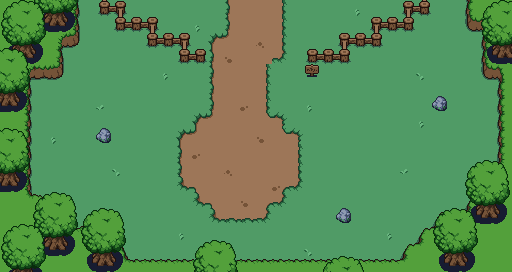

A level layout from a 2D game, rendered from its tile map. Below: a short description, then the map file with its tile-grid data intact:
An orthogonal 32x17 tile map with 16x16 px tiles, 5 tile layers (floor, decors, collisions, trees, ...), 6 tilesets.

<map version="1.8" tiledversion="1.8.2" orientation="orthogonal" renderorder="right-down" width="32" height="17" tilewidth="16" tileheight="16" infinite="0" nextlayerid="9" nextobjectid="1">
 <tileset firstgid="1" source="../tilesets/grass.tsx" />
 <tileset firstgid="2" name="decor_8x8" tilewidth="8" tileheight="8" tilecount="16" columns="4">
  <image source="../tilesets/decor_8x8.png" width="32" height="32" />
 </tileset>
 <tileset firstgid="18" source="../tilesets/objects1.tsx" />
 <tileset firstgid="30" source="../tilesets/plains.tsx" />
 <tileset firstgid="102" source="../tilesets/fences.tsx" />
 <tileset firstgid="118" source="../tilesets/tree.tsx" />
 <layer id="1" name="floor" width="32" height="17">
  <data encoding="csv">
1,1,1,1,1,1,1,1,1,1,1,1,1,1,37,38,38,39,1,1,1,1,1,1,1,1,1,1,1,1,1,1,
1,1,1,1,1,1,1,1,1,1,1,1,1,1,37,38,38,39,1,1,1,1,1,1,1,1,1,1,1,1,1,1,
1,1,1,1,1,1,1,1,1,1,1,1,1,31,41,38,38,39,1,1,1,1,1,1,1,1,1,1,1,1,1,1,
1,1,1,1,1,1,1,1,1,1,1,1,1,37,38,38,38,45,1,1,1,1,1,1,1,1,1,1,1,1,1,1,
1,1,1,1,1,1,1,1,1,1,1,1,1,37,38,38,39,1,1,1,1,1,1,1,1,1,1,1,1,1,1,1,
1,1,1,1,1,1,1,1,1,1,1,1,1,37,38,38,39,1,1,1,1,1,1,1,1,1,1,1,1,1,1,1,
1,1,1,1,1,1,1,1,1,1,1,1,1,37,38,38,39,1,1,1,1,1,1,1,1,1,1,1,1,1,1,1,
1,1,1,1,1,1,1,1,1,1,1,1,31,41,38,38,40,33,1,1,1,1,1,1,1,1,1,1,1,1,1,1,
1,1,1,1,1,1,1,1,1,1,1,31,41,38,38,38,38,40,33,1,1,1,1,1,1,1,1,1,1,1,1,1,
1,1,1,1,1,1,1,1,1,1,1,37,38,38,38,38,38,38,39,1,1,1,1,1,1,1,1,1,1,1,1,1,
1,1,1,1,1,1,1,1,1,1,1,37,38,38,38,38,38,38,39,1,1,1,1,1,1,1,1,1,1,1,1,1,
1,1,1,1,1,1,1,1,1,1,1,43,35,38,38,38,38,34,45,1,1,1,1,1,1,1,1,1,1,1,1,1,
1,1,1,1,1,1,1,1,1,1,1,1,43,35,38,38,34,45,1,1,1,1,1,1,1,1,1,1,1,1,1,1,
1,1,1,1,1,1,1,1,1,1,1,1,1,43,44,44,45,1,1,1,1,1,1,1,1,1,1,1,1,1,1,1,
1,1,1,1,1,1,1,1,1,1,1,1,1,1,1,1,1,1,1,1,1,1,1,1,1,1,1,1,1,1,1,1,
1,1,1,1,1,1,1,1,1,1,1,1,1,1,1,1,1,1,1,1,1,1,1,1,1,1,1,1,1,1,1,1,
1,1,1,1,1,1,1,1,1,1,1,1,1,1,1,1,1,1,1,1,1,1,1,1,1,1,1,1,1,1,1,1
</data>
 </layer>
 <layer id="8" name="decors" width="32" height="17">
  <data encoding="csv">
0,0,0,0,0,0,0,0,0,0,0,0,0,0,0,0,0,0,0,0,0,0,5,0,0,0,0,0,0,0,0,0,
0,0,0,0,0,0,0,0,0,0,0,0,5,0,0,0,0,0,0,0,0,0,0,0,0,0,0,0,0,0,0,0,
0,0,0,0,0,0,0,0,0,0,0,0,0,0,0,0,15,0,0,0,0,0,0,0,0,0,0,0,0,0,0,0,
0,0,0,0,0,0,0,0,0,0,0,0,0,0,16,0,0,0,0,0,0,0,0,0,0,0,0,0,0,0,0,0,
0,0,0,0,0,0,0,0,0,0,5,0,0,0,0,0,0,0,0,0,0,0,0,0,0,0,2,0,0,0,0,0,
0,0,0,0,0,0,0,0,0,0,0,0,0,0,0,0,0,0,0,0,0,0,0,0,0,0,0,0,0,0,0,0,
0,0,0,0,0,0,3,0,0,0,0,0,0,0,0,14,0,0,0,5,0,0,0,0,0,0,0,0,0,0,0,0,
0,0,0,0,0,0,0,0,0,0,0,0,0,0,0,0,0,0,0,0,0,0,0,0,0,0,5,0,0,0,0,0,
0,0,0,5,0,0,0,0,0,0,0,0,0,0,0,0,16,0,0,0,0,0,0,0,0,0,0,0,0,0,0,0,
0,0,0,0,0,0,0,0,0,0,0,0,14,0,0,0,0,0,0,0,0,0,0,0,0,0,0,0,0,0,0,0,
0,0,0,0,0,0,0,2,0,0,0,0,0,0,15,0,0,0,0,0,0,0,0,0,0,3,0,0,0,0,0,0,
0,0,0,0,0,0,0,0,0,0,0,0,0,0,0,0,0,14,0,0,0,0,0,0,0,0,0,0,0,0,0,0,
0,0,0,0,0,0,0,0,0,0,0,0,0,0,0,16,0,0,0,0,0,0,0,0,0,0,0,0,0,0,0,0,
0,0,0,0,0,0,0,0,0,0,0,0,0,0,0,0,0,0,0,0,0,0,0,0,0,0,0,0,0,0,0,0,
0,0,0,0,0,0,0,0,0,0,0,5,0,0,0,0,0,0,0,0,0,0,0,0,5,0,0,0,0,0,0,0,
0,0,0,0,0,0,0,0,0,0,0,0,0,0,0,0,0,0,0,2,0,0,0,0,0,0,0,0,0,0,0,0,
0,0,0,0,0,0,0,0,0,0,0,0,0,0,0,0,0,0,0,0,0,0,0,0,0,0,0,0,0,0,0,0
</data>
 </layer>
 <layer id="4" name="collisions" width="32" height="17">
  <data encoding="csv">
62,62,62,62,63,0,111,105,0,0,0,0,0,0,0,0,0,0,0,0,0,0,0,0,0,103,113,0,0,61,62,62,
62,62,62,62,63,0,0,111,116,105,0,0,0,0,0,0,0,0,0,0,0,0,0,103,116,113,0,0,0,67,59,62,
62,62,62,58,69,0,0,0,0,111,116,105,0,0,0,0,0,0,0,0,0,103,116,113,0,0,0,0,0,0,61,62,
62,62,62,63,0,0,0,0,0,0,0,111,117,0,0,0,0,0,0,115,116,113,0,0,0,0,0,0,0,0,61,62,
62,58,68,69,0,0,0,0,0,0,0,0,0,0,0,0,0,0,0,18,0,0,0,0,0,0,0,0,0,0,67,59,
62,63,0,0,0,0,0,0,0,0,0,0,0,0,0,0,0,0,0,0,0,0,0,0,0,0,0,0,0,0,0,61,
62,63,0,0,0,0,0,0,0,0,0,0,0,0,0,0,0,0,0,0,0,0,0,0,0,0,0,24,0,0,0,61,
62,63,0,0,0,0,0,0,0,0,0,0,0,0,0,0,0,0,0,0,0,0,0,0,0,0,0,0,0,0,0,61,
62,63,0,0,0,0,24,0,0,0,0,0,0,0,0,0,0,0,0,0,0,0,0,0,0,0,0,0,0,0,0,61,
62,63,0,0,0,0,0,0,0,0,0,0,0,0,0,0,0,0,0,0,0,0,0,0,0,0,0,0,0,0,0,61,
62,63,0,0,0,0,0,0,0,0,0,0,0,0,0,0,0,0,0,0,0,0,0,0,0,0,0,0,0,0,55,65,
62,63,0,0,0,0,0,0,0,0,0,0,0,0,0,0,0,0,0,0,0,0,0,0,0,0,0,0,0,0,61,62,
62,64,57,0,0,0,0,0,0,0,0,0,0,0,0,0,0,0,0,0,0,0,0,0,0,0,0,0,0,55,65,62,
62,62,64,57,0,0,0,0,0,0,0,0,0,0,0,0,0,0,0,0,0,24,0,0,0,0,0,55,56,65,62,62,
62,62,62,64,56,57,0,0,0,0,0,0,0,0,0,0,0,0,0,0,0,0,0,0,0,0,55,65,62,62,62,62,
62,62,62,62,62,64,56,57,0,0,0,0,0,0,0,0,0,0,0,0,0,0,0,0,0,55,65,62,62,62,62,62,
62,62,62,62,62,62,62,64,56,56,56,56,56,56,56,56,56,56,56,56,56,56,56,56,56,65,62,62,62,62,62,62
</data>
 </layer>
 <layer id="5" name="trees" width="32" height="17">
  <data encoding="csv">
118,119,124,125,126,0,0,0,0,0,0,0,0,0,0,0,0,0,0,0,0,0,0,0,0,0,0,0,0,0,118,119,
121,122,127,128,129,0,0,0,0,0,0,0,0,0,0,0,0,0,0,0,0,0,0,0,0,0,0,0,0,0,121,122,
124,125,126,0,0,0,0,0,0,0,0,0,0,0,0,0,0,0,0,0,0,0,0,0,0,0,0,0,0,0,124,125,
127,128,129,0,0,0,0,0,0,0,0,0,0,0,0,0,0,0,0,0,0,0,0,0,0,0,0,0,0,0,127,128,
122,123,0,0,0,0,0,0,0,0,0,0,0,0,0,0,0,0,0,0,0,0,0,0,0,0,0,0,0,0,0,0,
125,126,0,0,0,0,0,0,0,0,0,0,0,0,0,0,0,0,0,0,0,0,0,0,0,0,0,0,0,0,0,0,
128,129,0,0,0,0,0,0,0,0,0,0,0,0,0,0,0,0,0,0,0,0,0,0,0,0,0,0,0,0,0,0,
0,0,0,0,0,0,0,0,0,0,0,0,0,0,0,0,0,0,0,0,0,0,0,0,0,0,0,0,0,0,0,0,
119,120,0,0,0,0,0,0,0,0,0,0,0,0,0,0,0,0,0,0,0,0,0,0,0,0,0,0,0,0,0,0,
122,123,0,0,0,0,0,0,0,0,0,0,0,0,0,0,0,0,0,0,0,0,0,0,0,0,0,0,0,0,0,0,
125,126,0,0,0,0,0,0,0,0,0,0,0,0,0,0,0,0,0,0,0,0,0,0,0,0,0,0,0,118,119,120,
128,129,0,0,0,0,0,0,0,0,0,0,0,0,0,0,0,0,0,0,0,0,0,0,0,0,0,0,0,121,122,123,
0,0,118,119,120,0,0,0,0,0,0,0,0,0,0,0,0,0,0,0,0,0,0,0,0,0,0,0,0,124,125,126,
0,0,121,122,123,118,119,120,0,0,0,0,0,0,0,0,0,0,0,0,0,0,0,0,0,0,0,118,119,127,128,129,
118,119,124,125,126,121,122,123,0,0,0,0,0,0,0,0,0,0,0,0,0,0,0,0,0,0,0,121,122,123,0,0,
121,122,127,128,129,124,125,126,0,0,0,0,118,119,120,0,0,0,0,0,0,0,0,0,0,0,0,124,125,126,0,0,
124,125,126,0,0,127,128,129,0,0,0,0,121,122,123,0,0,0,0,0,118,119,120,0,0,0,0,127,128,129,0,0
</data>
 </layer>
 <layer id="6" name="trees2" width="32" height="17">
  <data encoding="csv">
118,119,120,0,0,0,0,0,0,0,0,0,0,0,0,0,0,0,0,0,0,0,0,0,0,0,0,0,0,0,0,0,
0,0,123,0,0,0,0,0,0,0,0,0,0,0,0,0,0,0,0,0,0,0,0,0,0,0,0,0,0,0,0,0,
0,0,0,0,0,0,0,0,0,0,0,0,0,0,0,0,0,0,0,0,0,0,0,0,0,0,0,0,0,0,0,0,
119,120,0,0,0,0,0,0,0,0,0,0,0,0,0,0,0,0,0,0,0,0,0,0,0,0,0,0,0,0,0,0,
0,0,0,0,0,0,0,0,0,0,0,0,0,0,0,0,0,0,0,0,0,0,0,0,0,0,0,0,0,0,0,0,
0,0,0,0,0,0,0,0,0,0,0,0,0,0,0,0,0,0,0,0,0,0,0,0,0,0,0,0,0,0,0,0,
0,0,0,0,0,0,0,0,0,0,0,0,0,0,0,0,0,0,0,0,0,0,0,0,0,0,0,0,0,0,0,0,
0,0,0,0,0,0,0,0,0,0,0,0,0,0,0,0,0,0,0,0,0,0,0,0,0,0,0,0,0,0,0,0,
0,0,0,0,0,0,0,0,0,0,0,0,0,0,0,0,0,0,0,0,0,0,0,0,0,0,0,0,0,0,0,0,
0,0,0,0,0,0,0,0,0,0,0,0,0,0,0,0,0,0,0,0,0,0,0,0,0,0,0,0,0,0,0,0,
0,0,0,0,0,0,0,0,0,0,0,0,0,0,0,0,0,0,0,0,0,0,0,0,0,0,0,0,0,0,0,0,
0,0,0,0,0,0,0,0,0,0,0,0,0,0,0,0,0,0,0,0,0,0,0,0,0,0,0,0,0,0,0,0,
0,0,0,0,0,0,0,0,0,0,0,0,0,0,0,0,0,0,0,0,0,0,0,0,0,0,0,0,0,0,0,0,
0,0,0,0,0,0,0,0,0,0,0,0,0,0,0,0,0,0,0,0,0,0,0,0,0,0,0,118,119,120,0,0,
0,0,120,0,0,0,0,0,0,0,0,0,0,0,0,0,0,0,0,0,0,0,0,0,0,0,0,0,0,0,0,0,
0,0,123,0,0,0,0,0,0,0,0,0,0,0,0,0,0,0,0,0,0,0,0,0,0,0,0,0,0,0,0,0,
0,0,0,0,0,0,0,0,0,0,0,0,0,0,0,0,0,0,0,0,0,0,0,0,0,0,0,0,0,0,0,0
</data>
 </layer>
</map>
